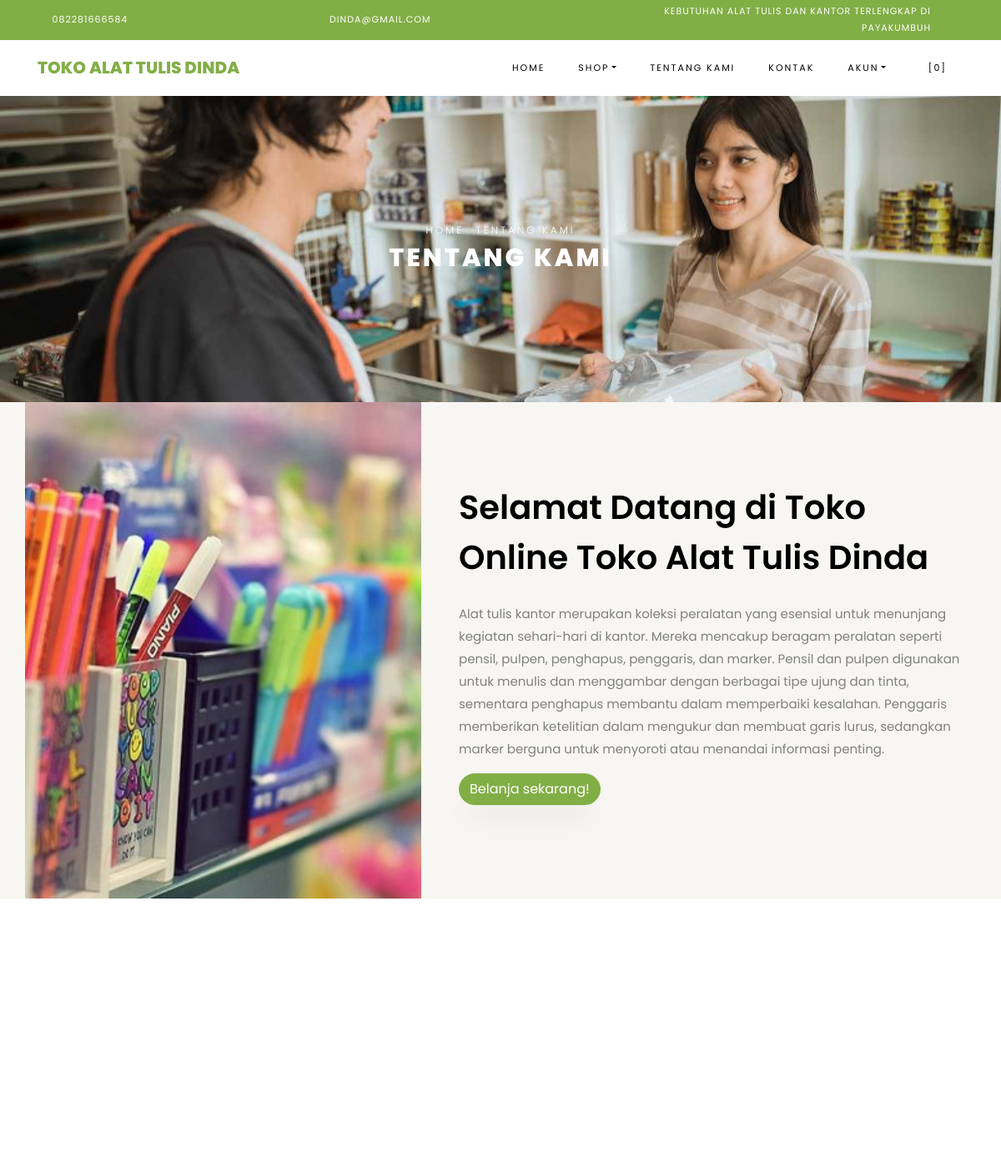
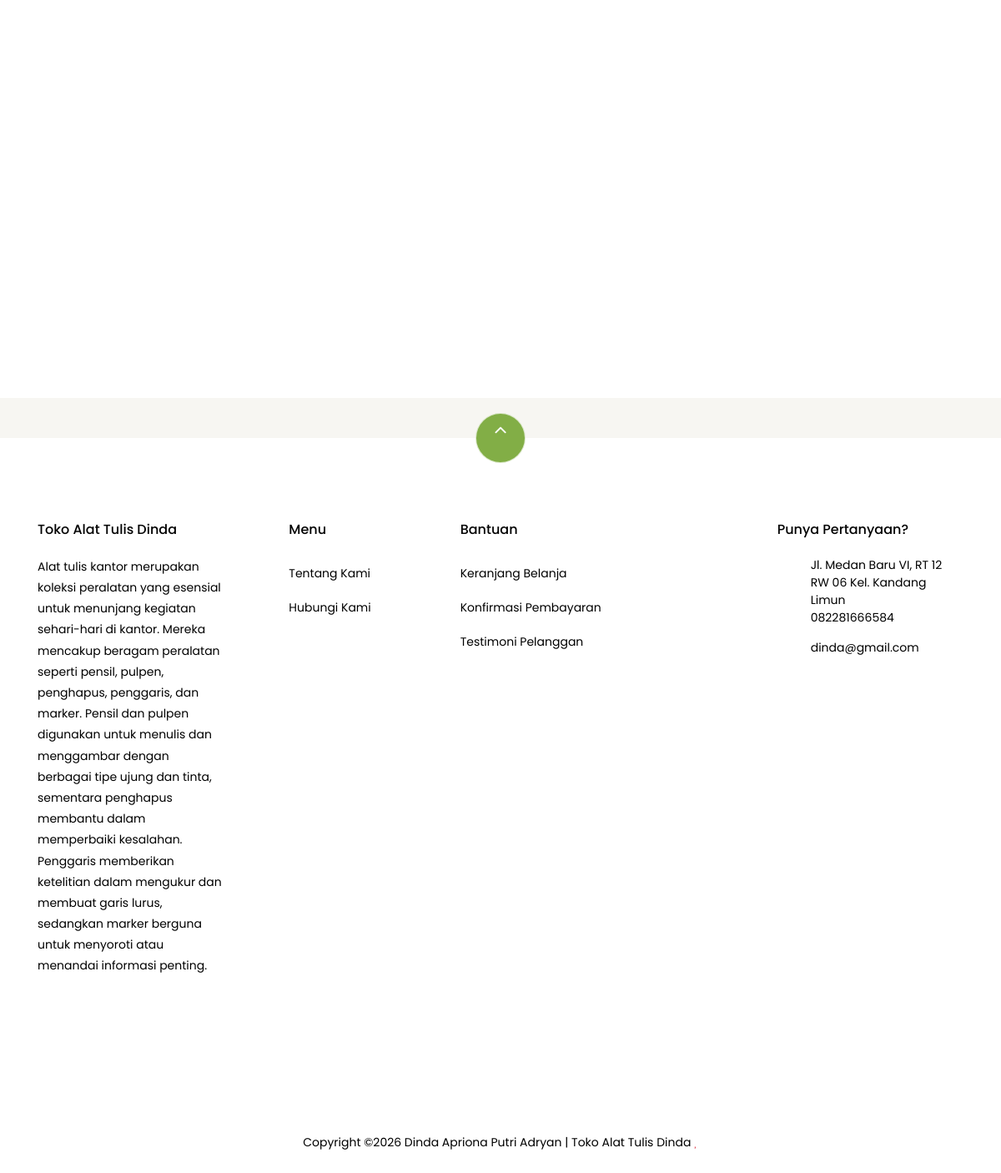
Page /index.php/pages/about on the committed database (2 pictures, top to bottom).
### tables this page shows
CREATE TABLE `settings` (
  `id` int(10) NOT NULL,
  `key` varchar(32) NOT NULL,
  `content` text NOT NULL
);

### application/helpers/themes_helper.php (called while the page is built, shortened)
<?php
if ( ! function_exists('get_theme_name'))
{
    function get_theme_name() {
        $current_theme = get_settings('current_theme_name');
        return ($current_theme) ? $current_theme : false;
    }
}
if ( ! function_exists('get_template_part'))
{
    function get_template_part($file_name = null, $params = array()) {
        if ($file_name !== '') {
            $current_theme = get_theme_name();
            if ( file_exists($file_location = VIEWPATH .'themes/'. $current_theme .'/'. $file_name .'.php')) {
                $CI =& get_instance();
                $CI->load->view('themes/'. $current_theme .'/'. $file_name, $params);
            }
            else {
                echo '<div>Kesalahan: berkas tema <b>'. $file_name .'.php</b> tidak ditemukan.<br>Lokasi berkas: <b>'. $file_location .'</b></div>';
            }
        }
    }
}
if ( ! function_exists('get_header'))
{
    function get_header($params = null, $section = '', $current_section = '') {
        $load_params = array();
        if ( is_null($params)) {
            $load_params['title'] = get_settings('site_name');
        }
        else if ( is_string($params)) {
            $load_params['title'] = $params;
        }
        $load_params['sidebar_section'] = $section;
        $load_params['current_section'] = $current_section;
        get_template_part('header', $load_params);
    }
}
if ( ! function_exists('get_footer'))
{
    function get_footer($params = array()) {
        get_template_part('footer', $params);
    }
}
if ( ! function_exists('get_theme_uri'))
{
    function get_theme_uri($file_name = null, $theme_name = NULL)
    {
        $theme_name = ($theme_name == NULL) ? get_theme_name() : $theme_name;
        return is_null($file_name) ? base_url('assets/themes/'. $theme_name .'/') : base_url('assets/themes/'. $theme_name .'/'. $file_name) ;
    }
}

### application/controllers/Pages.php (called while the page is built, shortened)
<?php
class Pages extends CI_Controller {
    public function about()
    {
        $params['reviews'] = $this->review->get_all_reviews();
        get_header(get_store_name());
        get_template_part('pages/about', $params);
        get_footer();
    }
}

### index.php (called while the page is built, shortened)
<?php
require_once BASEPATH . 'core/CodeIgniter.php';

### application/helpers/global_helper.php (called while the page is built, shortened)
<?php
if (!function_exists('get_settings')) {
    function get_settings($key = '')
    {
        $CI = &get_instance();
        $row = $CI->db
            ->select('content')
            ->where('key', $key)
            ->get('settings')
            ->row();
        return $row ? $row->content : null;
    }
}
if (!function_exists('get_store_name')) {
    function get_store_name()
    {
        return get_settings('store_name');
    }
}

### application/helpers/session_helper.php (called while the page is built, shortened)
<?php
if (!function_exists('init')) {
    function init()
    {
        $CI = &get_instance();
        return $CI;
    }
}
if (!function_exists('session_data')) {
    function session_data()
    {
        $CI = init();
        $read_session_in_cookie = get_cookie('__ACTIVE_SESSION_DATA');
        $read_session_in_session = $CI->session->userdata('__ACTIVE_SESSION_DATA');
        if ($read_session_in_cookie) {
            $read_data = $CI->encryption->decrypt($read_session_in_cookie);
            $read_data = json_decode($read_data);
            return $read_data;
        } else if ($read_session_in_session) {
            $read_data = $CI->encryption->decrypt($read_session_in_session);
            $read_data = json_decode($read_data);
            return $read_data;
        } else {
            $default_session = new stdClass();
            $default_session->is_login = FALSE;
            $default_session->user_id = 0;
            $default_session->login_at = 0;
            $default_session->remember_me = FALSE;
            return $default_session;
        }
    }
}

### application/views/themes/alat_tulis/pages/about.php (the view, shortened to what this page needs)
<div class="hero-wrap hero-bread" style="background-image: url('<?php echo get_theme_uri('images/bg_1.JPG'); ?>');">
    <div class="container">
      <div class="row no-gutters slider-text align-items-center justify-content-center">
        <div class="col-md-9 ftco-animate text-center">
            <p class="breadcrumbs"><span class="mr-2"><?php echo anchor(base_url(), 'Home'); ?></span> <span>Tentang Kami</span></p>
          <h1 class="mb-0 bread">Tentang Kami</h1>
        </div>
      </div>
    </div>
  </div>
  <section class="ftco-section ftco-no-pb ftco-no-pt bg-light">
          <div class="container">
              <div class="row">
                  <div class="col-md-5 p-md-5 img img-2 d-flex justify-content-center align-items-center" style="background-image: url(<?php echo get_theme_uri('images/about.JPG'); ?>);">
                          <span class="icon-play"></span>
                  </div>
                  <div class="col-md-7 py-5 wrap-about pb-md-5 ftco-animate">
            <div class="heading-section-bold mb-4 mt-md-5">
                <div class="ml-md-0">
                  <h2 class="mb-4">Selamat Datang di Toko Online <?php echo get_store_name(); ?></h2>
              </div>
            </div>
            <div class="pb-md-5">
                <p><?php echo get_settings('store_description'); ?></p>
                          <p><a href="<?php echo site_url('browse'); ?>" class="btn btn-primary">Belanja sekarang!</a></p>
                      </div>
                  </div>
              </div>
          </div>
      </section>
      <section class="ftco-section testimony-section">
    <div class="container">
      <div class="row justify-content-center mb-5 pb-3">
      </div>
    </div>
  </section>
  <section class="ftco-section" id="products">
      <div class="container">
          <div class="row no-gutters ftco-services">
  </div>
      </div>
  </section>

### application/views/themes/alat_tulis/header.php (shortened to what this page needs)
?><!DOCTYPE html>
<html lang="en">
  <head>
    <link rel="stylesheet" href="<?php echo get_theme_uri('css/open-iconic-bootstrap.min.css'); ?>">
    <link rel="stylesheet" href="<?php echo get_theme_uri('css/animate.css'); ?>">
    <link rel="stylesheet" href="<?php echo get_theme_uri('css/owl.carousel.min.css'); ?>">
    <link rel="stylesheet" href="<?php echo get_theme_uri('css/owl.theme.default.min.css'); ?>">
    <link rel="stylesheet" href="<?php echo get_theme_uri('css/magnific-popup.css'); ?>">
    <link rel="stylesheet" href="<?php echo get_theme_uri('css/aos.css'); ?>">
	<link rel="stylesheet" href="<?php echo get_theme_uri('css/ionicons.min.css'); ?>">
	<link rel="stylesheet" href="<?php echo get_theme_uri('js/plugins/@fortawesome/fontawesome-free/css/all.min.css', 'argon'); ?>">
    <link rel="stylesheet" href="<?php echo get_theme_uri('css/bootstrap-datepicker.css'); ?>">
    <link rel="stylesheet" href="<?php echo get_theme_uri('css/jquery.timepicker.css'); ?>">
    <link rel="stylesheet" href="<?php echo get_theme_uri('css/flaticon.css'); ?>">
    <link rel="stylesheet" href="<?php echo get_theme_uri('css/icomoon.css'); ?>">
	<link rel="stylesheet" href="<?php echo get_theme_uri('css/style.css'); ?>">
	<link rel="stylesheet" href="<?php echo base_url('assets/plugins/toastr/toastr.min.css'); ?>">
  </head>
  <body class="goto-here">
		<div class="py-1 bg-primary">
    	<div class="container">
    		<div class="row no-gutters d-flex align-items-start align-items-center px-md-0">
	    		<div class="col-lg-12 d-block">
		    		<div class="row d-flex">
		    			<div class="col-md pr-4 d-flex topper align-items-center">
					    	<div class="icon mr-2 d-flex justify-content-center align-items-center"><span class="icon-phone2"></span></div>
						    <span class="text"><?php echo get_settings('store_phone_number'); ?></span>
					    </div>
					    <div class="col-md pr-4 d-flex topper align-items-center">
					    	<div class="icon mr-2 d-flex justify-content-center align-items-center"><span class="icon-paper-plane"></span></div>
						    <span class="text"><?php echo get_settings('store_email'); ?></span>
					    </div>
					    <div class="col-md-5 pr-4 d-flex topper align-items-center text-lg-right">
						    <span class="text"><?php echo get_settings('store_tagline'); ?></span>
					    </div>
				    </div>
			    </div>
		    </div>
		  </div>
    </div>
    <nav class="navbar navbar-expand-lg navbar-dark ftco_navbar bg-dark ftco-navbar-light" id="ftco-navbar">
	    <div class="container">
	      <a class="navbar-brand" href="<?php echo base_url(); ?>"><?php echo get_store_name(); ?></a>
	      <div class="collapse navbar-collapse" id="ftco-nav">
	        <ul class="navbar-nav ml-auto">
	          <li class="nav-item active"><a href="<?php echo base_url(); ?>" class="nav-link">Home</a></li>
	          <li class="nav-item dropdown">
              <a class="nav-link dropdown-toggle" href="#" id="dropdown04" data-toggle="dropdown" aria-haspopup="true" aria-expanded="false">Shop</a>
            </li>
	          <li class="nav-item"><a href="<?php echo site_url('pages/about'); ?>" class="nav-link">Tentang Kami</a></li>
              <li class="nav-item"><a href="<?php echo site_url('pages/contact'); ?>" class="nav-link">Kontak</a></li>
              <li class="nav-item dropdown">
              <a class="nav-link dropdown-toggle" href="#" id="dropdown05" data-toggle="dropdown" aria-haspopup="true" aria-expanded="false">Akun</a>
            </li>
	          <li class="nav-item cta cta-colored"><a href="<?php echo site_url('shop/cart'); ?>" class="nav-link"><span class="icon-shopping_cart"></span>[<span class="cart-item-total">0</span>]</a></li>
	        </ul>
	      </div>
	    </div>
	  </nav>

### application/views/themes/alat_tulis/footer.php (shortened to what this page needs)
<section class="ftco-section ftco-no-pt ftco-no-pb py-5 bg-light">
    <div class="container py-4">
    </div>
  </section>
  <footer class="ftco-footer ftco-section">
    <div class="container">
        <div class="row">
            <div class="mouse">
                      <a href="#" class="mouse-icon">
                          <div class="mouse-wheel"><span class="ion-ios-arrow-up"></span></div>
                      </a>
                  </div>
        </div>
      <div class="row mb-5">
        <div class="col-md">
          <div class="ftco-footer-widget mb-4">
            <h2 class="ftco-heading-2"><?php echo get_store_name(); ?></h2>
            <p><?php echo get_settings('store_description'); ?></p>
            <ul class="ftco-footer-social list-unstyled float-md-left float-lft mt-5">
            </ul>
          </div>
        </div>
        <div class="col-md">
          <div class="ftco-footer-widget mb-4 ml-md-5">
            <h2 class="ftco-heading-2">Menu</h2>
            <ul class="list-unstyled">
              <li><a href="<?php echo site_url('pages/about'); ?>" class="py-2 d-block">Tentang Kami</a></li>
              <li><a href="<?php echo site_url('pages/contact'); ?>" class="py-2 d-block">Hubungi Kami</a></li>
            </ul>
          </div>
        </div>
        <div class="col-md-4">
           <div class="ftco-footer-widget mb-4">
            <h2 class="ftco-heading-2">Bantuan</h2>
            <div class="d-flex">
                <ul class="list-unstyled mr-l-5 pr-l-3 mr-4">
                  <li><a href="<?php echo site_url('shop/cart'); ?>" class="py-2 d-block">Keranjang Belanja</a></li>
                  <li><a href="<?php echo site_url('customer/payments/confirm'); ?>" class="py-2 d-block">Konfirmasi Pembayaran</a></li>
                  <li><a href="<?php echo site_url('shop/testimonial'); ?>" class="py-2 d-block">Testimoni Pelanggan</a></li>
                </ul>
              </div>
          </div>
        </div>
        <div class="col-md">
          <div class="ftco-footer-widget mb-4">
              <h2 class="ftco-heading-2">Punya Pertanyaan?</h2>
              <div class="block-23 mb-3">
                <ul>
                  <li><span class="icon icon-map-marker"></span><span class="text"><?php echo get_settings('store_address'); ?></span></li>
                  <li><a href="#"><span class="icon icon-phone"></span><span class="text"><?php echo get_settings('store_phone_number'); ?></span></a></li>
                  <li><a href="#"><span class="icon icon-envelope"></span><span class="text"><?php echo get_settings('store_email'); ?></span></a></li>
                </ul>
              </div>
          </div>
        </div>
      </div>
      <div class="row">
        <div class="col-md-12 text-center">
          <p>
                        Copyright &copy;<script>document.write(new Date().getFullYear());</script> Dinda Apriona Putri Adryan | Toko Alat Tulis Dinda <i class="icon-heart text-danger" aria-hidden="true"></i>
                      </p>
        </div>
      </div>
    </div>
  </footer>
</body>
</html>

### assets/themes/alat_tulis/css/icomoon.css (style rules this page uses)
[class^="icon-"], [class*=" icon-"] { font-family: 'icomoon' !important; speak: none; font-style: normal; font-weight: normal; font-variant: normal; text-transform: none; line-height: 1; -webkit-font-smoothing: antialiased; -moz-osx-font-smoothing: grayscale; }
.icon-heart:before { content: "\f004"; }
.icon-map-marker:before { content: "\f041"; }
.icon-play:before { content: "\f04b"; }
.icon-phone:before { content: "\f095"; }
.icon-envelope:before { content: "\f0e0"; }
.icon-paper-plane:before { content: "\f1d8"; }
.icon-phone2:before { content: "\e0cd"; }
.icon-shopping_cart:before { content: "\e8cc"; }

### rows in the picture
settings: content "082281666584"
settings: content "DINDA@GMAIL.COM", content "dinda@gmail.com"
settings: content "KEBUTUHAN ALAT TULIS DAN KANTOR TERLENGKAP DI PAYAKUMBUH"
settings: content "TOKO ALAT TULIS DINDA", content "Toko Alat Tulis Dinda"
settings: content (picture)
settings: content "Alat tulis kantor merupakan koleksi peralatan yang esensial untuk menunjang kegiatan sehari-hari di kantor. Mereka mencakup beragam peralatan seperti pensil, pulpen, penghapus, penggaris, dan marker. Pensil dan pulpen digunakan untuk menulis dan menggambar dengan berbagai tipe ujung dan tinta, sementara penghapus membantu dalam memperbaiki kesalahan. Penggaris memberikan ketelitian dalam mengukur dan membuat garis lurus, sedangkan marker berguna untuk menyoroti atau menandai informasi penting."
settings: content "Jl. Medan Baru VI, RT 12 RW 06 Kel. Kandang Limun"

### other values in the picture
anchor(base_url(), 'Home') "HOME"
